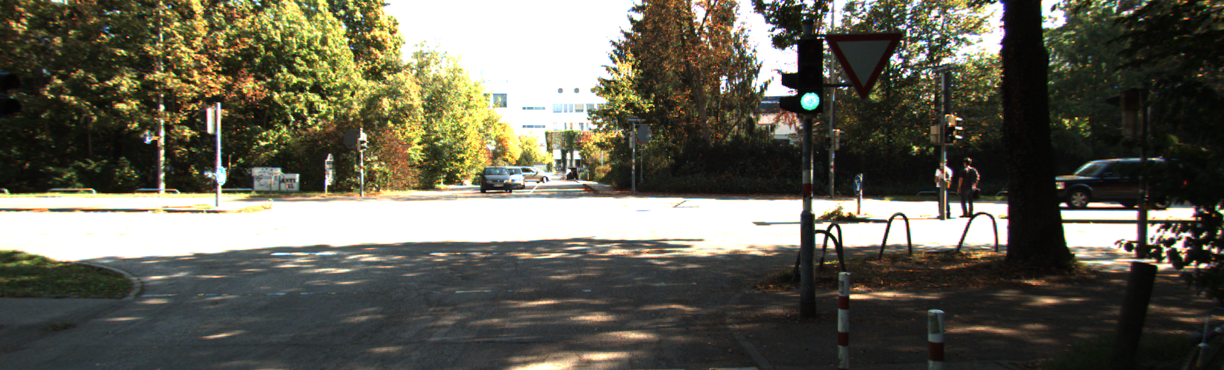
#> input picture Question 1/adaptive_hist_data/0000000000.png, 1224 x 370 px
$ python Question1.py
#> lines starting #> are read from the running program, lines starting #| are printed output that depends on the picture
# -*- coding: utf-8 -*-
"""

@author: mothi
"""

import cv2
import numpy as np
import matplotlib.pyplot as plt

import os

'''
Get the histogram for flattened image array
'''
def get_histogram(image, hist_length):
    histogram = np.zeros(hist_length)

    for pixel in image:
        histogram[pixel] += 1
    return histogram
'''
# create our cumulative sum function
'''
def get_cumulative(histogram):

    cumulative_sum = [histogram[1]]
    for i in histogram:
        cumulative_sum.append(cumulative_sum[-1] + i)


    cumulative_sum= np.array(cumulative_sum)
    # Normalize
    cumulative_sum = ((cumulative_sum - cumulative_sum.min()) * 255) / (cumulative_sum.max() - cumulative_sum.min())


    return cumulative_sum


def getHistogramEqualizedImage(img_flat,img):

    # execute our histogram function
    histogram = get_histogram(img_flat, 256)

    # execute the fn
    cumulative_sum = get_cumulative(histogram)

    cumulative_sum = cumulative_sum.astype('uint8')

    img_histogram_equalized = cumulative_sum[img_flat]

    img_histogram_equalized = np.reshape(img_histogram_equalized, img.shape)

    return img_histogram_equalized


def getAdaptiveHistogramImage(img):
    grid_size_x=10
    grid_size_y=8

    img_size_x = img.shape[0]
    img_size_y = img.shape[1]

    pixels_in_one_grid_x =  int(img_size_x/grid_size_x)
    pixels_in_one_grid_y =  int(img_size_y/grid_size_y)
    img_adap=img.copy()


    for i in range(0, grid_size_x, 1):
        for j in range(0, grid_size_y, 1):
            grid = img[i*pixels_in_one_grid_x:(i+1)*pixels_in_one_grid_x, j*pixels_in_one_grid_y:(j+1)*pixels_in_one_grid_y]
            grid_flat= grid.flatten()
            grif_histogram_equalized= getHistogramEqualizedImage(grid_flat,grid)
            img_adap[i*pixels_in_one_grid_x:(i+1)*pixels_in_one_grid_x, j*pixels_in_one_grid_y:(j+1)*pixels_in_one_grid_y]=grif_histogram_equalized


    return img_adap


if __name__== "__main__":
    path = "adaptive_hist_data/"
    dir_list = os.listdir(path)
    img_input=  cv2.imread("adaptive_hist_data/0000000000.png")
#> img_input is the input picture: shape (370, 1224, 3); mean B, G, R 83.7, 96.9, 98.8
    frame_width = int(img_input.shape[1])
#> frame_width = 1224
    frame_height = int(img_input.shape[0])
#> frame_height = 370
    size=(frame_width,frame_height)
#> size = (1224, 370)
    result_adaptive = cv2.VideoWriter('Adaptive Histogram.avi',cv2.VideoWriter_fourcc(*'MJPG'),10, size)
    result_histogram = cv2.VideoWriter('Histogram.avi',cv2.VideoWriter_fourcc(*'MJPG'),10, size)
    for file in dir_list :
        img_file= "adaptive_hist_data/"+ str(file)

        img_input=  cv2.imread(img_file)

        img_input= cv2.cvtColor(img_input, cv2.COLOR_BGR2RGB)

        img_flat = img_input.flatten()

        img_histogram_equalized = getHistogramEqualizedImage(img_flat,img_input)
#> the loop in get_histogram, `for pixel in image:` made 1358640 passes
#> pixel on passes 1 to 3: 51, 80, 40
#> after the loop in get_histogram, `for pixel in image:`: histogram = 256 values, max 214953 at index 255, min 108 at index 1, mean 5307.2
#> in get_cumulative, `cumulative_sum = [histogram[1]]`: cumulative_sum = [108]
#> the loop in get_cumulative, `for i in histogram:` made 256 passes
#> i on passes 1 to 3: 369, 108, 204
#> after the loop in get_cumulative, `for i in histogram:`: cumulative_sum = 257 values from 108 to 1358748
#> in get_cumulative, `cumulative_sum = ((cumulative_sum - cumulative_sum.min()) * 255) / (cu..`: cumulative_sum = 257 values from 0 to 255
#> in getHistogramEqualizedImage, `img_histogram_equalized = np.reshape(img_histogram_equalized, img.shape)`:
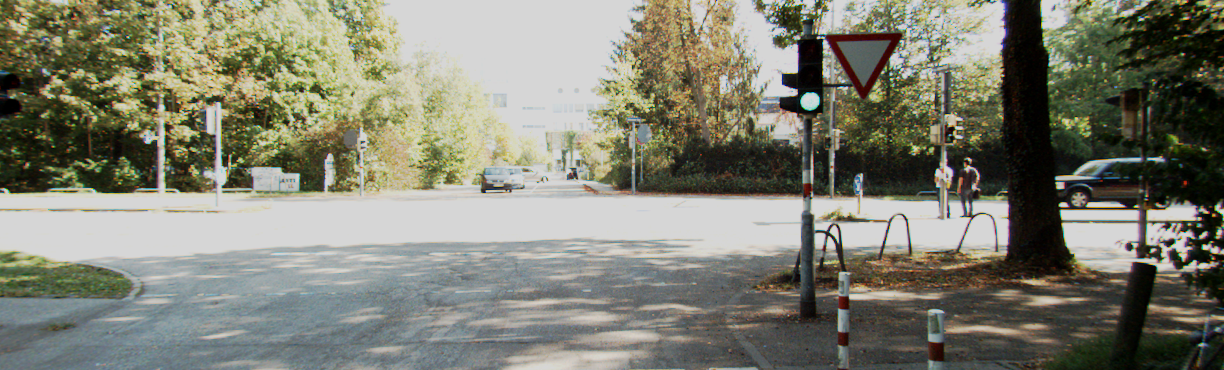
#> img_histogram_equalized: shape (370, 1224, 3); mean R, G, B 127.4, 128.1, 113.5


        img_adap=  getAdaptiveHistogramImage(img_input)
#> after the loop in getAdaptiveHistogramImage, `for i in range(0, grid_size_x, 1):`:
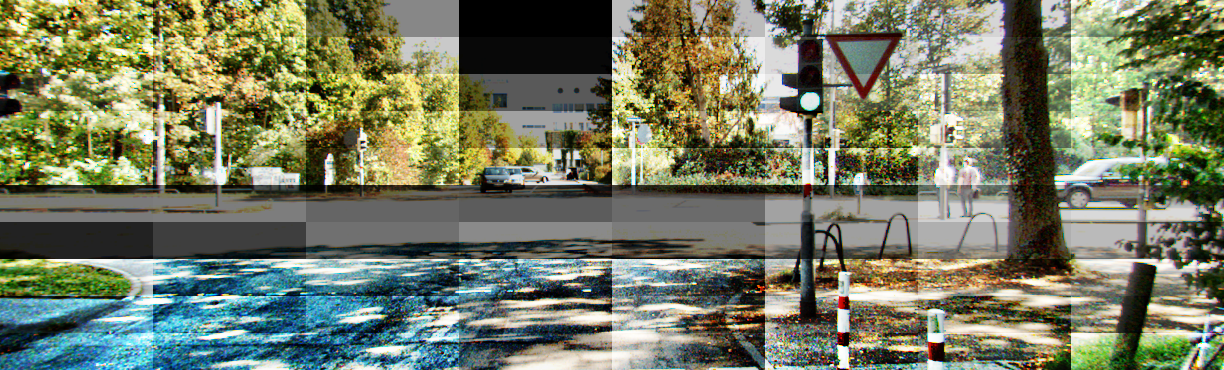
#> img_adap: shape (370, 1224, 3); mean R, G, B 117.3, 123.5, 99.3

        result_adaptive.write(img_adap)
        result_histogram.write(img_histogram_equalized)
        print("a")
        if cv2.waitKey(1) & 0xFF == ord('q'):
#> (key q is pressed here)
            break

    result_adaptive.release()
    result_histogram.release()
        # [21 lines of commented-out code are left out]
